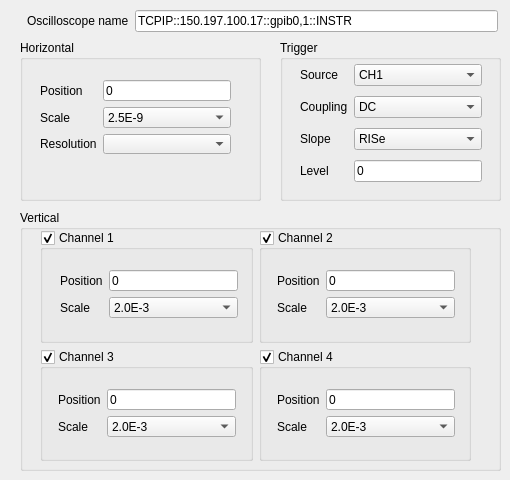
    <widget class="QWidget" name="acq_tab">
     <attribute name="title">
      <string>Acquisition settup</string>
     </attribute>
     <widget class="QGroupBox" name="Vertical">
      <property name="geometry">
       <rect>
        <x>20</x>
        <y>210</y>
        <width>481</width>
        <height>261</height>
       </rect>
      </property>
      <property name="title">
       <string>Vertical</string>
      </property>
      <widget class="QWidget" name="layoutWidget">
       <property name="geometry">
        <rect>
         <x>20</x>
         <y>20</y>
         <width>431</width>
         <height>231</height>
        </rect>
       </property>
       <layout class="QGridLayout" name="gridLayout_7">
        <item row="0" column="0">
         <widget class="QGroupBox" name="channel1">
          <property name="title">
           <string>Channel 1</string>
          </property>
          <property name="checkable">
           <bool>true</bool>
          </property>
          <widget class="QWidget" name="layoutWidget_4">
           <property name="geometry">
            <rect>
             <x>20</x>
             <y>40</y>
             <width>178</width>
             <height>48</height>
            </rect>
           </property>
           <layout class="QGridLayout" name="gridLayout">
            <item row="0" column="0">
             <widget class="QLabel" name="lbl_ch1_pos">
              <property name="text">
               <string>Position</string>
              </property>
             </widget>
            </item>
            <item row="0" column="1">
             <widget class="QLineEdit" name="ch1_pos">
              <property name="text">
               <string>0</string>
              </property>
             </widget>
            </item>
            <item row="1" column="0">
             <widget class="QLabel" name="lbl_ch1_sca">
              <property name="text">
               <string>Scale</string>
              </property>
             </widget>
            </item>
            <item row="1" column="1">
             <widget class="QComboBox" name="ch1_sca">
              <property name="accessibleName">
               <string/>
              </property>
              <item>
               <property name="text">
                <string>2.0E-3</string>
               </property>
              </item>
              <item>
               <property name="text">
                <string>5.0E-3</string>
               </property>
              </item>
              <item>
               <property name="text">
                <string>10E-3</string>
               </property>
              </item>
              <item>
               <property name="text">
                <string>20E-3</string>
               </property>
              </item>
              <item>
               <property name="text">
                <string>50E-3</string>
               </property>
              </item>
              <item>
               <property name="text">
                <string>100E-3</string>
               </property>
              </item>
              <item>
               <property name="text">
                <string>200E-3</string>
               </property>
              </item>
              <item>
               <property name="text">
                <string>500E-3</string>
               </property>
              </item>
              <item>
               <property name="text">
                <string>1</string>
               </property>
              </item>
             </widget>
            </item>
           </layout>
          </widget>
         </widget>
        </item>
        <item row="0" column="1">
         <widget class="QGroupBox" name="channel2">
          <property name="title">
           <string>Channel 2</string>
          </property>
          <property name="checkable">
           <bool>true</bool>
          </property>
          <widget class="QWidget" name="layoutWidget_3">
           <property name="geometry">
            <rect>
             <x>18</x>
             <y>40</y>
             <width>178</width>
             <height>48</height>
            </rect>
           </property>
           <layout class="QGridLayout" name="gridLayout_2">
            <item row="0" column="0">
             <widget class="QLabel" name="lbl_ch2_pos">
              <property name="text">
               <string>Position</string>
              </property>
             </widget>
            </item>
            <item row="0" column="1">
             <widget class="QLineEdit" name="ch2_pos">
              <property name="text">
               <string>0</string>
              </property>
             </widget>
            </item>
            <item row="1" column="0">
             <widget class="QLabel" name="lbl_ch2_sca">
              <property name="text">
               <string>Scale</string>
              </property>
             </widget>
            </item>
            <item row="1" column="1">
             <widget class="QComboBox" name="ch2_sca">
              <property name="accessibleName">
               <string/>
              </property>
              <item>
               <property name="text">
                <string>2.0E-3</string>
               </property>
              </item>
              <item>
               <property name="text">
                <string>5.0E-3</string>
               </property>
              </item>
              <item>
               <property name="text">
                <string>10E-3</string>
               </property>
              </item>
              <item>
               <property name="text">
                <string>20E-3</string>
               </property>
              </item>
              <item>
               <property name="text">
                <string>50E-3</string>
               </property>
              </item>
              <item>
               <property name="text">
                <string>100E-3</string>
               </property>
              </item>
              <item>
               <property name="text">
                <string>200E-3</string>
               </property>
              </item>
              <item>
               <property name="text">
                <string>500E-3</string>
               </property>
              </item>
              <item>
               <property name="text">
                <string>1</string>
               </property>
              </item>
             </widget>
            </item>
           </layout>
          </widget>
         </widget>
        </item>
        <item row="1" column="0">
         <widget class="QGroupBox" name="channel3">
          <property name="title">
           <string>Channel 3</string>
          </property>
          <property name="checkable">
           <bool>true</bool>
          </property>
          <widget class="QWidget" name="layoutWidget_2">
           <property name="geometry">
            <rect>
             <x>18</x>
             <y>40</y>
             <width>178</width>
             <height>48</height>
            </rect>
           </property>
           <layout class="QGridLayout" name="gridLayout_3">
            <item row="0" column="0">
             <widget class="QLabel" name="lbl_ch3_pos">
              <property name="text">
               <string>Position</string>
              </property>
             </widget>
            </item>
            <item row="0" column="1">
             <widget class="QLineEdit" name="ch3_pos">
              <property name="text">
               <string>0</string>
              </property>
             </widget>
            </item>
            <item row="1" column="0">
             <widget class="QLabel" name="lbl_ch3_sca">
              <property name="text">
               <string>Scale</string>
              </property>
             </widget>
            </item>
            <item row="1" column="1">
             <widget class="QComboBox" name="ch3_sca">
              <property name="accessibleName">
               <string/>
              </property>
              <item>
               <property name="text">
                <string>2.0E-3</string>
               </property>
              </item>
              <item>
               <property name="text">
                <string>5.0E-3</string>
               </property>
              </item>
              <item>
               <property name="text">
                <string>10E-3</string>
               </property>
              </item>
              <item>
               <property name="text">
                <string>20E-3</string>
               </property>
              </item>
              <item>
               <property name="text">
                <string>50E-3</string>
               </property>
              </item>
              <item>
               <property name="text">
                <string>100E-3</string>
               </property>
              </item>
              <item>
               <property name="text">
                <string>200E-3</string>
               </property>
              </item>
              <item>
               <property name="text">
                <string>500E-3</string>
               </property>
              </item>
              <item>
               <property name="text">
                <string>1</string>
               </property>
              </item>
             </widget>
            </item>
           </layout>
          </widget>
         </widget>
        </item>
        <item row="1" column="1">
         <widget class="QGroupBox" name="channel4">
          <property name="title">
           <string>Channel 4</string>
          </property>
          <property name="checkable">
           <bool>true</bool>
          </property>
          <widget class="QWidget" name="layoutWidget_5">
           <property name="geometry">
            <rect>
             <x>18</x>
             <y>40</y>
             <width>178</width>
             <height>48</height>
            </rect>
           </property>
           <layout class="QGridLayout" name="gridLayout_4">
            <item row="0" column="0">
             <widget class="QLabel" name="lbl_ch4_pos">
              <property name="text">
               <string>Position</string>
              </property>
             </widget>
            </item>
            <item row="0" column="1">
             <widget class="QLineEdit" name="ch4_pos">
              <property name="text">
               <string>0</string>
              </property>
             </widget>
            </item>
            <item row="1" column="0">
             <widget class="QLabel" name="lbl_ch4_sca">
              <property name="text">
               <string>Scale</string>
              </property>
             </widget>
            </item>
            <item row="1" column="1">
             <widget class="QComboBox" name="ch4_sca">
              <property name="accessibleName">
               <string/>
              </property>
              <item>
               <property name="text">
                <string>2.0E-3</string>
               </property>
              </item>
              <item>
               <property name="text">
                <string>5.0E-3</string>
               </property>
              </item>
              <item>
               <property name="text">
                <string>10E-3</string>
               </property>
              </item>
              <item>
               <property name="text">
                <string>20E-3</string>
               </property>
              </item>
              <item>
               <property name="text">
                <string>50E-3</string>
               </property>
              </item>
              <item>
               <property name="text">
                <string>100E-3</string>
               </property>
              </item>
              <item>
               <property name="text">
                <string>200E-3</string>
               </property>
              </item>
              <item>
               <property name="text">
                <string>500E-3</string>
               </property>
              </item>
              <item>
               <property name="text">
                <string>1</string>
               </property>
              </item>
             </widget>
            </item>
           </layout>
          </widget>
         </widget>
        </item>
       </layout>
      </widget>
     </widget>
     <widget class="QGroupBox" name="Horizontal">
      <property name="geometry">
       <rect>
        <x>20</x>
        <y>40</y>
        <width>241</width>
        <height>161</height>
       </rect>
      </property>
      <property name="title">
       <string>Horizontal</string>
      </property>
      <widget class="QWidget" name="layoutWidget_6">
       <property name="geometry">
        <rect>
         <x>20</x>
         <y>40</y>
         <width>191</width>
         <height>74</height>
        </rect>
       </property>
       <layout class="QGridLayout" name="gridLayout_5">
        <item row="0" column="0">
         <widget class="QLabel" name="lbl_hor_pos">
          <property name="text">
           <string>Position</string>
          </property>
         </widget>
        </item>
        <item row="0" column="1">
         <widget class="QLineEdit" name="hor_pos">
          <property name="text">
           <string>0</string>
          </property>
         </widget>
        </item>
        <item row="1" column="0">
         <widget class="QLabel" name="lbl_hor_sca">
          <property name="text">
           <string>Scale</string>
          </property>
         </widget>
        </item>
        <item row="1" column="1">
         <widget class="QComboBox" name="hor_sca">
          <item>
           <property name="text">
            <string>2.5E-9</string>
           </property>
          </item>
          <item>
           <property name="text">
            <string>5E-9</string>
           </property>
          </item>
          <item>
           <property name="text">
            <string>10E-9</string>
           </property>
          </item>
          <item>
           <property name="text">
            <string>20E-9</string>
           </property>
          </item>
          <item>
           <property name="text">
            <string>40E-9</string>
           </property>
          </item>
          <item>
           <property name="text">
            <string>80E-9</string>
           </property>
          </item>
          <item>
           <property name="text">
            <string>200E-9</string>
           </property>
          </item>
          <item>
           <property name="text">
            <string>400E-9</string>
           </property>
          </item>
          <item>
           <property name="text">
            <string>1E-6</string>
           </property>
          </item>
          <item>
           <property name="text">
            <string>2E-6</string>
           </property>
          </item>
          <item>
           <property name="text">
            <string>4E-6</string>
           </property>
          </item>
          <item>
           <property name="text">
            <string>10E-6</string>
           </property>
          </item>
          <item>
           <property name="text">
            <string>20E-6</string>
           </property>
          </item>
          <item>
           <property name="text">
            <string>40E-6</string>
           </property>
          </item>
          <item>
           <property name="text">
            <string>100E-6</string>
           </property>
          </item>
          <item>
           <property name="text">
            <string>200E-6</string>
           </property>
          </item>
          <item>
           <property name="text">
            <string>400E-6</string>
           </property>
          </item>
          <item>
           <property name="text">
            <string>1E-3</string>
           </property>
          </item>
          <item>
           <property name="text">
            <string>2E-3</string>
           </property>
          </item>
          <item>
           <property name="text">
            <string>4E-3</string>
           </property>
          </item>
          <item>
           <property name="text">
            <string>10E-3</string>
           </property>
          </item>
          <item>
           <property name="text">
            <string>20E-3</string>
           </property>
          </item>
          <item>
           <property name="text">
            <string>40E-3</string>
           </property>
          </item>
          <item>
           <property name="text">
            <string>100E-3</string>
           </property>
          </item>
          <item>
           <property name="text">
            <string>200E-3</string>
           </property>
          </item>
          <item>
           <property name="text">
            <string>400E-3</string>
           </property>
          </item>
          <item>
           <property name="text">
            <string>1</string>
           </property>
          </item>
          <item>
           <property name="text">
            <string>2</string>
           </property>
          </item>
          <item>
           <property name="text">
            <string>4</string>
           </property>
          </item>
          <item>
           <property name="text">
            <string>10</string>
           </property>
          </item>
          <item>
           <property name="text">
            <string>20</string>
           </property>
          </item>
          <item>
           <property name="text">
            <string>40</string>
           </property>
          </item>
         </widget>
        </item>
        <item row="2" column="0">
         <widget class="QLabel" name="lbl_hor_res">
          <property name="text">
           <string>Resolution</string>
          </property>
         </widget>
        </item>
        <item row="2" column="1">
         <widget class="QComboBox" name="hor_res"/>
        </item>
       </layout>
      </widget>
     </widget>
     <widget class="QGroupBox" name="Trigger">
      <property name="geometry">
       <rect>
        <x>280</x>
        <y>40</y>
        <width>221</width>
        <height>161</height>
       </rect>
      </property>
      <property name="title">
       <string>Trigger</string>
      </property>
      <widget class="QWidget" name="layoutWidget">
       <property name="geometry">
        <rect>
         <x>20</x>
         <y>20</y>
         <width>182</width>
         <height>126</height>
        </rect>
       </property>
       <layout class="QGridLayout" name="gridLayout_6">
        <item row="3" column="1">
         <widget class="QLineEdit" name="trig_lvl">
          <property name="text">
           <string>0</string>
          </property>
         </widget>
        </item>
        <item row="0" column="0">
         <widget class="QLabel" name="lbl_trig_sou">
          <property name="text">
           <string>Source</string>
          </property>
         </widget>
        </item>
        <item row="1" column="1">
         <widget class="QComboBox" name="trig_cou">
          <property name="accessibleName">
           <string/>
          </property>
          <item>
           <property name="text">
            <string>DC</string>
           </property>
          </item>
          <item>
           <property name="text">
            <string>AC</string>
           </property>
          </item>
         </widget>
        </item>
        <item row="3" column="0">
         <widget class="QLabel" name="lbl_trig_lvl">
          <property name="text">
           <string>Level</string>
          </property>
         </widget>
        </item>
        <item row="2" column="1">
         <widget class="QComboBox" name="trig_slo">
          <property name="accessibleName">
           <string/>
          </property>
          <item>
           <property name="text">
            <string>RISe</string>
           </property>
          </item>
          <item>
           <property name="text">
            <string>FALL</string>
           </property>
          </item>
         </widget>
        </item>
        <item row="2" column="0">
         <widget class="QLabel" name="lbl_trig_slo">
          <property name="text">
           <string>Slope</string>
          </property>
         </widget>
        </item>
        <item row="0" column="1">
         <widget class="QComboBox" name="trig_sou">
          <property name="accessibleName">
           <string/>
          </property>
          <item>
           <property name="text">
            <string>CH1</string>
           </property>
          </item>
          <item>
           <property name="text">
            <string>CH2</string>
           </property>
          </item>
          <item>
           <property name="text">
            <string>CH3</string>
           </property>
          </item>
          <item>
           <property name="text">
            <string>CH4</string>
           </property>
          </item>
         </widget>
        </item>
        <item row="1" column="0">
         <widget class="QLabel" name="lbl_trig_cou">
          <property name="text">
           <string>Coupling</string>
          </property>
         </widget>
        </item>
       </layout>
      </widget>
     </widget>
     <widget class="QWidget" name="layoutWidget">
      <property name="geometry">
       <rect>
        <x>27</x>
        <y>10</y>
        <width>471</width>
        <height>22</height>
       </rect>
      </property>
      <layout class="QHBoxLayout" name="horizontalLayout">
       <item>
        <widget class="QLabel" name="lbl_osc_name">
         <property name="text">
          <string>Oscilloscope name</string>
         </property>
        </widget>
       </item>
       <item>
        <widget class="QLineEdit" name="osc_name">
         <property name="text">
          <string>TCPIP::150.197.100.17::gpib0,1::INSTR</string>
         </property>
        </widget>
       </item>
      </layout>
     </widget>
    </widget>
